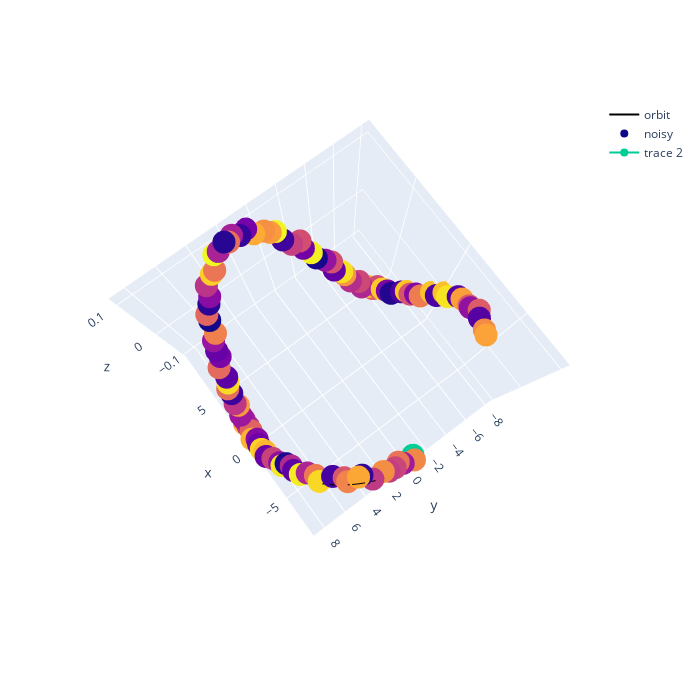

Write notebook code for a chart like this one.
### Code cell
trace_start = go.Scatter3d(
    x=data.x[0], y=data.y[0], z=data.z[0], marker=dict(color="cyan")
)

layout = go.Layout(width=700, height=700)

fig = go.Figure(
    data=[trace_orbit, trace_data, trace_start],
    layout=layout
)
fig.show()
